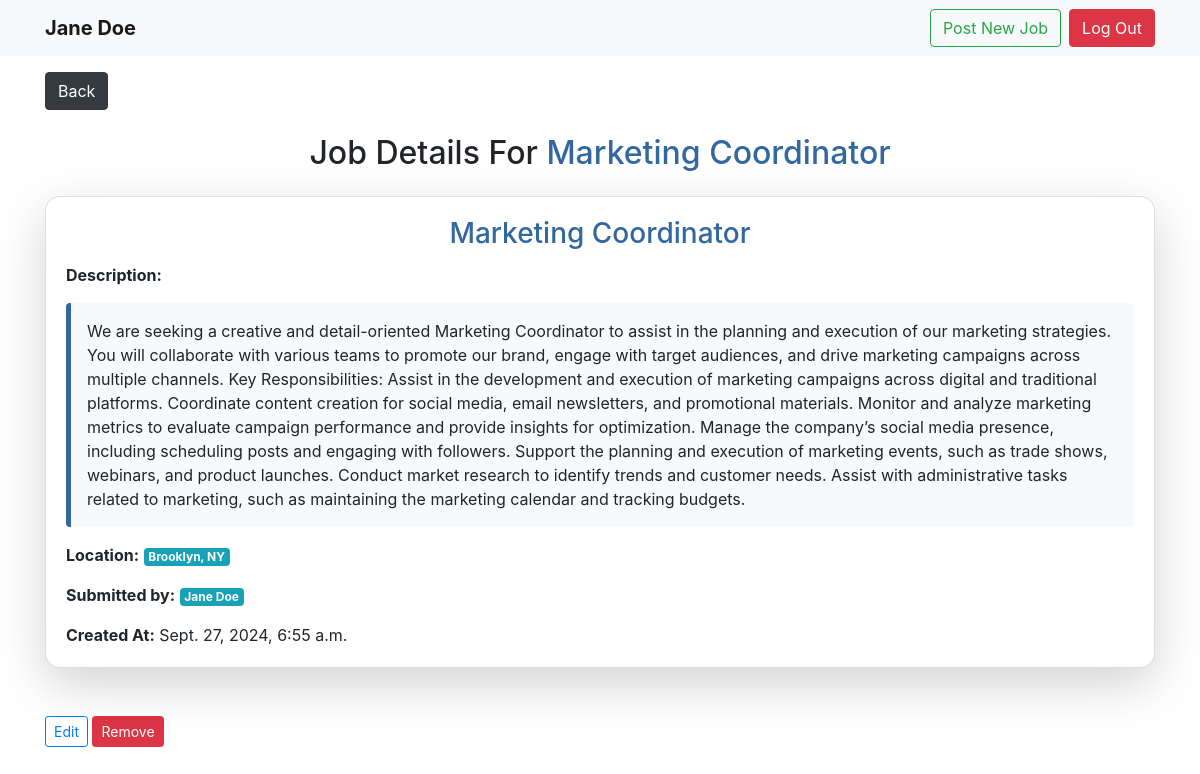
Page /jobs/1 (signed in) on the committed database.
### main/models.py (models this page shows)
class User(models.Model):
    f_name = models.CharField(max_length=255)
    l_name = models.CharField(max_length=255)
    email = models.CharField(max_length=255)
    password = models.CharField(max_length=255)
    objects = UserManager()
    created_at = models.DateTimeField(auto_now_add=True)
    updated_at = models.DateTimeField(auto_now=True)

class Job(models.Model):
    title = models.CharField(max_length=255)
    description = models.CharField(max_length=255)
    location = models.CharField(max_length=255)
    submitted_by = models.ForeignKey(User, related_name = 'submitted_jobs', on_delete = models.CASCADE)
    created_at = models.DateTimeField(auto_now_add=True)
    updated_at = models.DateTimeField(auto_now=True)

### main/views.py (the view)
# urls.py: path('jobs/<int:job_id>', views.view_job),
def view_job(request, job_id):
    context = {
        'selected_job': Job.objects.get(id=job_id),
        'logged_in_user': User.objects.get(id=request.session['user_id'])
    }
    return render(request, 'view_job_details.html', context)

### main/templates/view_job_details.html (shortened to what this page needs)
<!DOCTYPE html>
<html lang="en">
<head>
    <link rel="stylesheet" href="https://stackpath.bootstrapcdn.com/bootstrap/4.5.2/css/bootstrap.min.css">
</head>
<nav class="navbar navbar-expand-lg navbar-light bg-light">
    <div class="container">
        <strong><a class="navbar-brand" href="#">{{ logged_in_user.f_name }} {{ logged_in_user.l_name }}</a></strong>
        <div class="d-flex">
            <a class="btn btn-outline-success mr-2" href="/jobs/new">Post New Job</a>
            <a class="btn btn-danger" href="/logout">Log Out</a>
        </div>
    </div>
</nav>
<body>
    <div class="container mt-3">
        <div class="d-flex justify-content-between">
            <a class="btn btn-dark" href="/dashboard">Back</a>
        </div>
        <h2 class="mt-4 text-center">Job Details For <span style="color: #3267a0;">{{ selected_job.title }}</span></h2>
        <div class="card mt-4 shadow-lg" style="border-radius: 15px;">
            <div class="card-body">
                <h3 class="card-title text-center" style="color: #3267a0;">{{ selected_job.title }}</h3>
                <p class="card-text"><strong>Description:</strong></p>
                <p class="bg-light p-3 rounded" style="border-left: 5px solid #3267a0;">{{ selected_job.description }}</p>
                <p class="card-text"><strong>Location:</strong> <span class="badge badge-info">{{ selected_job.location }}</span></p>
                <p class="card-text"><strong>Submitted by:</strong> <span class="badge badge-info">{{ selected_job.submitted_by.f_name }} {{ selected_job.submitted_by.l_name }}</span></p>
                <p class="card-text"><strong>Created At:</strong> <span >{{ selected_job.created_at }}</span></p>
            </div>
        </div>
        <br>
        <br>
        <div>
            {% if logged_in_user.f_name == selected_job.submitted_by.f_name %}
            <a class="btn btn-outline-primary btn-sm ms-4" href="/jobs/edit/{{ selected_job.id }}">Edit</a>
            <a class="btn btn-danger btn-sm ms-4" href="/jobs/delete/{{ selected_job.id }}">Remove</a>
        {% endif %}
        </div>
</body>
</html>

### rows in the picture
User: f_name "Jane", l_name "Doe"
Job: title "Marketing Coordinator", description "We are seeking a creative and detail-oriented Marketing Coordinator to assist in the planning and execution of our marketing strategies. You will collaborate with various teams to promote our brand, engage with target audiences, and drive marketing campaigns across multiple channels. Key Responsibilities: Assist in the development and execution of marketing campaigns across digital and traditional platforms. Coordinate content creation for social media, email newsletters, and promotional materials. Monitor and analyze marketing metrics to evaluate campaign performance and provide insights for optimization. Manage the company’s social media presence, including scheduling posts and engaging…", location "Brooklyn, NY", submitted_by.f_name "Jane", submitted_by.l_name "Doe", created_at "Sept. 27, 2024, 6:55 a.m."
